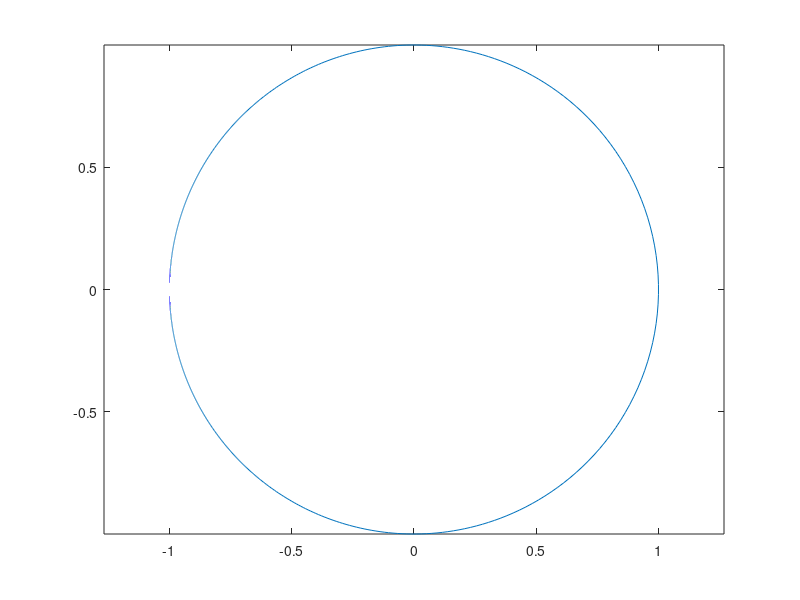
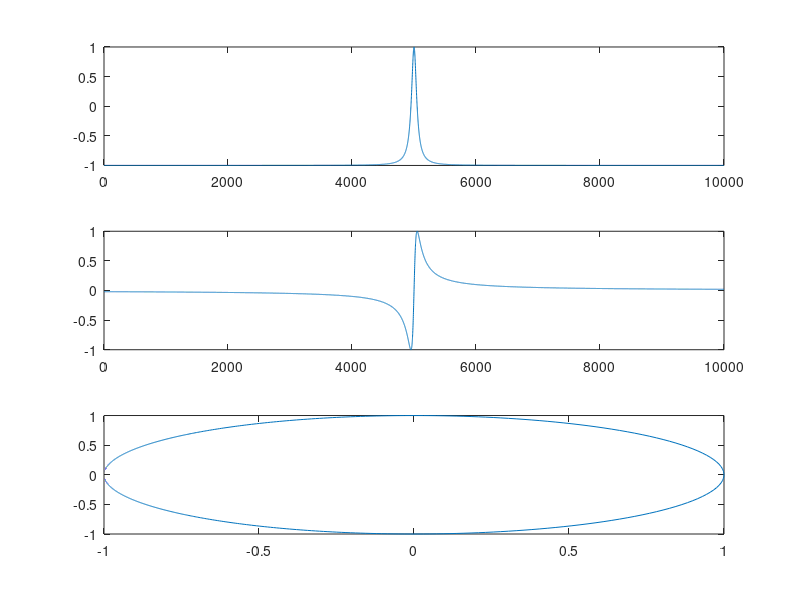

MATLAB code to generate these figures, in order:
%% Kruhovy obluk
t = linspace(-pi, pi, 100);
x = cos(t)
y= sin(t)
plot(x,y);
axis equal;

%% V tvare racionalnej funkcie
t = linspace(-100, 100, 10000);
x = (1- t.*t)./(1+ t.*t)
y = 2*t./(1+ t.*t);
plot(x,y);
axis equal;
%what??
figure()
subplot(3,1,1);
plot(x);
subplot(3,1,2);
plot(y);
subplot(3,1,3);
plot(x,y);
% teraz chápem. klasicka parametrizacia je pre uhol 0 - 360° a opisujeme
% jednotkovu kruznicu rovnomerne okolo stredu
% racionalna parametrizacia je pre sklon priamky a priesečník s kružnicou,
% vychádzajúc z bodu [-1;0]. Ten sa nikdy nezakresli, lebo sklon by musel
% byť +-infinity. Dôležitá rovnosť je x^2 + y^2 = 1
